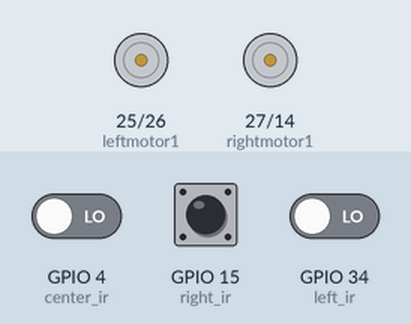
A sketch run on a simulated ESP32. Shown: motor-driver pin pairs drawn as motors (green arrow = first pin HIGH = forward, orange = second pin HIGH = backward, longer = more drive, scaled by the enable pin). The test bench sets the inputs (shaded band); at power-on: GPIO 15 (right_ir) LOW, GPIO 34 (left_ir) LOW, GPIO 4 (center_ir) LOW. What the sketch prints to the serial monitor is not drawn.

Above: at 1.2 s.
1.3 s: GPIO 15 (right_ir) driven HIGH
At 1.6 s:
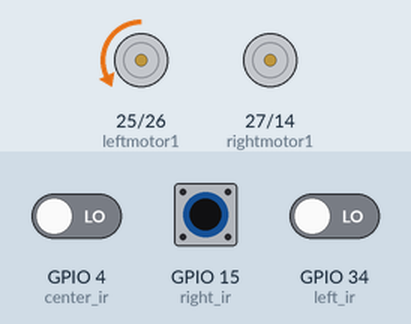
2.8 s: GPIO 34 (left_ir) driven HIGH
At 4.0 s:
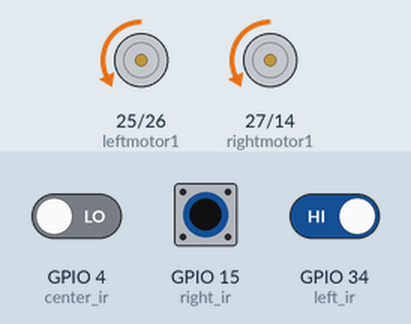
4.3 s: GPIO 4 (center_ir) driven HIGH
At 5.1 s:
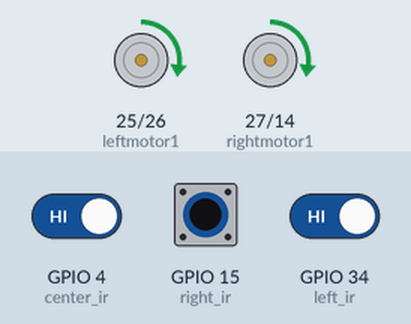
5.8 s: GPIO 15 (right_ir) driven LOW
At 6.3 s:
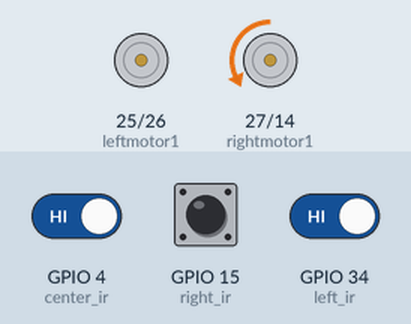
7.3 s: GPIO 15 (right_ir) pulsed HIGH 2 times (0.12 s each, 0.3 s apart)
At 7.51 s:
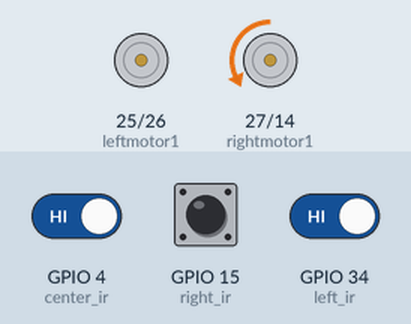
10.9 s: GPIO 4 (center_ir) driven LOW and GPIO 15 (right_ir) driven HIGH
At 11.4 s:
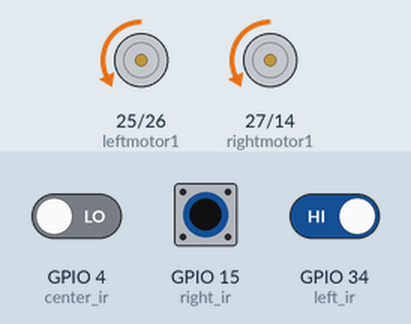
Timing chart, 0 to 13.9 s (numbered marks = the images above; inputs shaded):
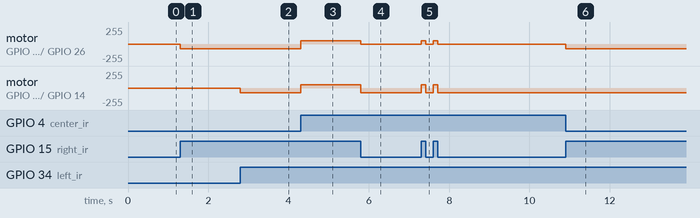

The sketch:

linefollow.ino
```cpp
// #define left_ir    34
// #define center_ir  4
// #define right_ir   15

// #define leftmotor1  26
// #define leftmotor2  25


// #define rightmotor1 14
// #define rightmotor2 27

// #define ENA 33
// #define ENB 32

// int leftMotorSpeed = 72;
// int rightMotorSpeed = 72;


// void forward() {
//   analogWrite(ENA, leftMotorSpeed);
//   analogWrite(ENB, rightMotorSpeed);

//   digitalWrite(leftmotor1, HIGH);
//   digitalWrite(leftmotor2, LOW);
//   digitalWrite(rightmotor1, HIGH);
//   digitalWrite(rightmotor2, LOW);
// }


// void turnLeft() {
//   analogWrite(ENA, 0);
//   analogWrite(ENB, 180);

//   digitalWrite(leftmotor1, LOW);
//   digitalWrite(leftmotor2, LOW);
//   digitalWrite(rightmotor1, HIGH);
//   digitalWrite(rightmotor2, LOW);
// }

// void back(){
//   analogWrite(ENA, leftMotorSpeed);
//   analogWrite(ENB, rightMotorSpeed);

//   digitalWrite(leftmotor1, LOW);
//   digitalWrite(leftmotor2, HIGH);
//   digitalWrite(rightmotor1, LOW);
//   digitalWrite(rightmotor2, HIGH);
// }

// void turnRight() {
//   analogWrite(ENA, 180);
//   analogWrite(ENB,0);

//   digitalWrite(leftmotor1, HIGH);
//   digitalWrite(leftmotor2, LOW);
//   digitalWrite(rightmotor1, LOW);
//   digitalWrite(rightmotor2, LOW);
// }


// void setup() {

//   Serial.begin(115200);

//   pinMode(left_ir, INPUT);
//   pinMode(center_ir, INPUT);
//   pinMode(right_ir, INPUT);

//   pinMode(leftmotor1, OUTPUT);
//   pinMode(leftmotor2, OUTPUT);
//   pinMode(rightmotor1, OUTPUT);
//   pinMode(rightmotor2, OUTPUT);

//   pinMode(ENA, OUTPUT);
//   pinMode(ENB, OUTPUT);
// }

// void loop(){
//    lineFollow();
// }

// void lineFollow(){
//   int l = digitalRead(left_ir);
//   int c = digitalRead(center_ir);
//   int r = digitalRead(right_ir);
// if( (l==1) && (c==0 )&&(r==1)){
//     forward();
//   }
//   else if((l == 1) && (c == 0) && (r == 0)){
//     // delay(200);
//     turnRight();

//   }
//   else if ((l == 0) && (c == 0) && (r == 1)){
//   // delay(200);
//     turnLeft();

// }
// else if ((l == 1) && (c == 1) && (r == 0)){
// // delay(200);
//     turnRight();
// }

//   else if ((l == 0) && (c == 1) && (r == 1)){
//     // delay(200);
//     turnLeft();
// }
// else if((l==1 )&&(c==1)&&(r==1)){
//   back();
// }
// //else{
//  // forward();
// //}

// }
#define left_ir    34
#define center_ir  4
#define right_ir   15

#define leftmotor1  25
#define leftmotor2  26
#define rightmotor1 27
#define rightmotor2 14

#define ENA 33
#define ENB 32

int leftMotorSpeed = 70;
int rightMotorSpeed = 70;


void forward() {
  Serial.println("Forward");
  analogWrite(ENA, leftMotorSpeed);
  analogWrite(ENB, rightMotorSpeed);

  digitalWrite(leftmotor1, LOW);
  digitalWrite(leftmotor2, HIGH);
  digitalWrite(rightmotor1, LOW);
  digitalWrite(rightmotor2, HIGH);
}


void turnRight() {
  Serial.println("Turning Right");
  analogWrite(ENA, 70);
  analogWrite(ENB,  70);

  digitalWrite(leftmotor1, LOW);
  digitalWrite(leftmotor2, LOW);
  digitalWrite(rightmotor1, LOW);
  digitalWrite(rightmotor2, HIGH);
}
void slightTurnRight() {
  Serial.println("Turning Right");
  analogWrite(ENA, 120);
  analogWrite(ENB, 120);

  digitalWrite(leftmotor1, LOW);
  digitalWrite(leftmotor2, LOW);
  digitalWrite(rightmotor1, LOW);
  digitalWrite(rightmotor2, HIGH);
}

void back(){
  Serial.println("Moving Back");
  analogWrite(ENA, 50);
  analogWrite(ENB, 50);

  digitalWrite(leftmotor1, HIGH);
  digitalWrite(leftmotor2, LOW);
  digitalWrite(rightmotor1, HIGH);
  digitalWrite(rightmotor2, LOW);
}

void turnLeft() {
  Serial.println("Turning Left");
  analogWrite(ENA, 70);
  analogWrite(ENB,70);

  digitalWrite(leftmotor1, LOW);
  digitalWrite(leftmotor2, HIGH);
  digitalWrite(rightmotor1, LOW);
  digitalWrite(rightmotor2, LOW);
}
void slightTurnLeft() {
  Serial.println("Turning Left");
  analogWrite(ENA, 70);
  analogWrite(ENB,80);

  digitalWrite(leftmotor1, LOW);
  digitalWrite(leftmotor2, HIGH);
  digitalWrite(rightmotor1, LOW);
  digitalWrite(rightmotor2, LOW);
}


void setup() {

  Serial.begin(115200);

  pinMode(left_ir, INPUT);
  pinMode(center_ir, INPUT);
  pinMode(right_ir, INPUT);

  pinMode(leftmotor1, OUTPUT);
  pinMode(leftmotor2, OUTPUT);
  pinMode(rightmotor1, OUTPUT);
  pinMode(rightmotor2, OUTPUT);

  pinMode(ENA, OUTPUT);
  pinMode(ENB, OUTPUT);
}

void loop(){
   lineFollow();
}

void lineFollow(){
  int l = digitalRead(left_ir);
  int c = digitalRead(center_ir);
  int r = digitalRead(right_ir);
if( (l==1) && (c==0 )&&(r==1)){
    forward();
  }
  else if((l == 1) && (c == 0) && (r == 0)){
    // delay(200);
    turnRight();

  }

  else if ((l == 0) && (c == 0) && (r == 1)){
  //delay(200);

  turnLeft();

}
else if ((l == 1) && (c == 1) && (r == 0)){
// delay(200);
  turnRight(); //slight right here
}

  else if ((l == 0) && (c == 1) && (r == 1)){
    // delay(200);
    turnLeft(); // slight left here
}
else if((l==1 )&&(c==1)&&(r==1)){
  back();
}
// else if((l==0 )&&(c==0)&&(r==0)){
//   // slightTurnLeft();
//   // slightTurnRight();
//  back();// left and right until the ir gets new value
// }

}
```

Measured:
- after the input at 1.3 s, motor on GPIO 25 (leftmotor1) / GPIO 26 (leftmotor2): stopped → backward 70/255 at once
- after the input at 2.8 s, motor on GPIO 27 (rightmotor1) / GPIO 14 (rightmotor2): stopped → backward 70/255 at once
- after the input at 4.3 s, motor on GPIO 25 (leftmotor1) / GPIO 26 (leftmotor2), motor on GPIO 27 (rightmotor1) / GPIO 14 (rightmotor2): backward 70/255 → forward 50/255 at once
- after the input at 5.8 s, motor on GPIO 25 (leftmotor1) / GPIO 26 (leftmotor2): forward 50/255 → stopped at once; motor on GPIO 27 (rightmotor1) / GPIO 14 (rightmotor2): forward 50/255 → backward 70/255 at once
- after the input at 10.9 s, motor on GPIO 25 (leftmotor1) / GPIO 26 (leftmotor2): stopped → backward 70/255 at once
